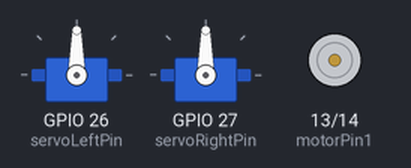
The sketch below on a simulated ESP32. Parts: 2 × servo, motor-driver pin pairs drawn as motors (green arrow = first pin HIGH = forward, orange = second pin HIGH = backward, longer = more drive).

Above: at 0.05 s.
At 5.45 s:
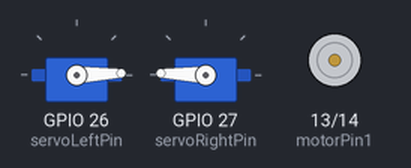
At 10.55 s:
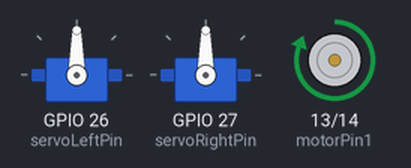
At 12.45 s:
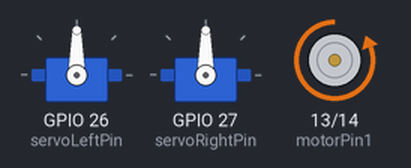
Timing chart, 0 to 24.1 s (numbered marks = the images above):
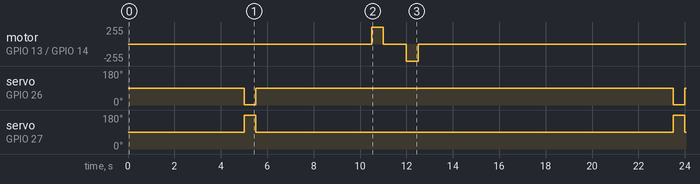

Measured:
- by itself, servo on GPIO 26 (servoLeftPin): alternates 90° for 18.0 s and 2° for 0.50 s
- by itself, servo on GPIO 27 (servoRightPin): alternates 178° for 0.50 s and 90° for 18.0 s
- by itself, motor on GPIO 13 (motorPin1) / GPIO 14 (motorPin2): repeats every 18.5 s: stopped 1.0 s, backward 255/255 0.50 s, stopped 16.5 s, forward 255/255 0.50 s

The sketch:

servo_n_motors_example.ino
```cpp
#include <ESP32Servo.h>

// create two servo objects
Servo servoLeft;
Servo servoRight;

// These are all GPIO pins on the ESP32
// Recommended pins include 2,4,12-19,21-23,25-27,32-33
int servoLeftPin = 26;
int servoRightPin = 27;


int pos = 90;      // position in degrees
//ESP32PWM pwm;

int motorPin1 = 13, motorPin2 = 14;

void setup() {
  // Allow allocation of all timers
  //ESP32PWM::allocateTimer(0);
  //ESP32PWM::allocateTimer(1);
  Serial.begin(115200);
  pinMode(motorPin1, OUTPUT);
  pinMode(motorPin2, OUTPUT);
  //servoLeft.setPeriodHertz(50);      // Standard 50hz servo
  //servoRight.setPeriodHertz(50);      // Standard 50hz servo
  servoLeft.attach(servoLeftPin);
  servoRight.attach(servoRightPin);
  servoLeft.write(90);
  servoRight.write(90);

}

void loop() {
  servoLeft.write(90);
  servoRight.write(90);
  delay(5000);
  servoLeft.write(2);
  servoRight.write(178);
  delay(500);
  servoLeft.write(90);
  servoRight.write(90);
  delay(5000);
  digitalWrite(motorPin1, HIGH);
  digitalWrite(motorPin2, LOW);
  delay(500);
  digitalWrite(motorPin1, LOW);
  digitalWrite(motorPin2, LOW);
  delay(1000);
  digitalWrite(motorPin1, LOW);
  digitalWrite(motorPin2, HIGH);
  delay(500);
  digitalWrite(motorPin1, LOW);
  digitalWrite(motorPin2, LOW);
  delay(1000);

  delay(5000);

}
```
